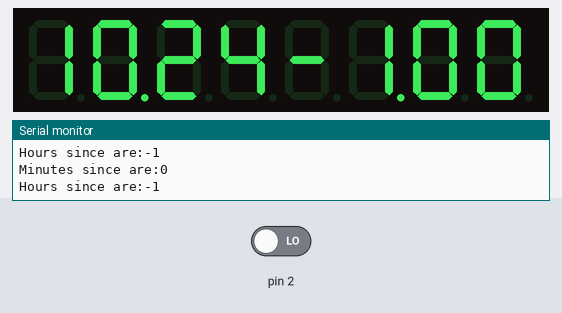
Simulated run of this sketch. Board: Arduino Uno, built with avr-gcc and run on an emulated ATmega328P. Parts: 8-digit seven-segment display, the last lines printed to the serial monitor. Inputs (shaded band) come from the test bench; at power-on: pin 2 LOW. The local clock reads 2024-03-15 10:24:30 at power-on unless the sketch sets it.

Above: at 0.1 s.
At 30.1 s:
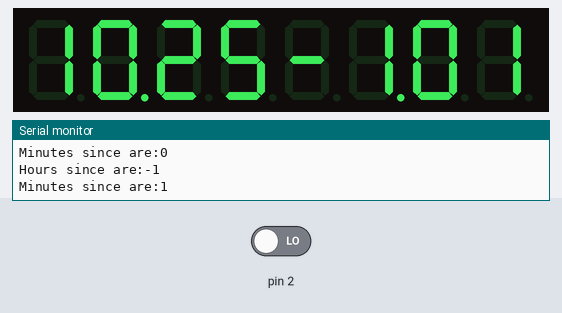
At 90.1 s:
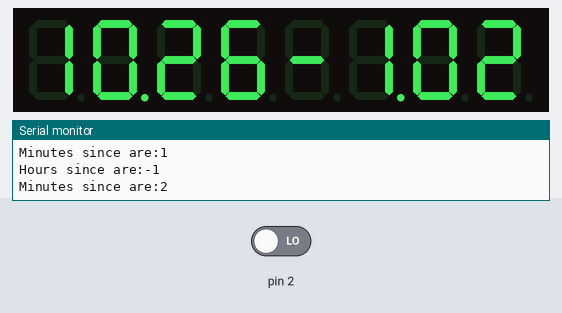

Measured:
- what the display in image 1 shows lasts 60.0 s, from 30.0 s to 90.0 s

The sketch:

_7Segment-Counter.ino
```cpp
/*
Cat feeder indicator sketch
Hardware:
MAX7219-controlled 8-digit 7-segment display
DS1307 RTC on HW I2C bus with VBAT connected to A0 pin of Arduino - to check battery status
SPI EEPROM (forgot model) TO_ADD (no code to work with it yet, using built-in EEPROM for prototyping)
One button with one pin connected to VCC and another to D2, with pulldown to ground
TODO: add more buttons and HW debounce circuit, remake button processing code
*/

#include <Timer.h> //For automatic update of clock
#include <LedControl.h> //For controlling MAX7219 that drives eight 7-segment displays
#include <Time.h>
#include <Wire.h>  //Library for low-level transfers with DS1307 RTC
#include <DS1307RTC.h>  // a basic DS1307 library that returns time as a time_t
#include <TimeAlarms.h>
#include <EEPROM.h>

boolean RTCError = false;
volatile boolean keypress = false;
char hoursNow[3];
char minutesNow[3];
char daysNow[3];
char hoursRecorded[3];
char minutesRecorded[3];
char daysRecorded[3];
char hoursSince[3];
char minutesSince[3];
char daysSince[3];

int EEPROMAddress = 0;

int batteryPin = A0; //for reading RTC battery voltage
int lLoadPin = 4; //MAX7219 LOAD pin
int lDinPin = 3; //MAX7219 CLK pin
int lClkPin = 5; //MAX7219 DIN pin

LedControl lc=LedControl(lDinPin,lClkPin,lLoadPin,1);
Timer t;

float returnBatteryVoltage() {
  int analogValue = analogRead(batteryPin);
  float voltage = analogValue * (5.0 / 1023.0);
  return analogValue;
}

void setup() {
  Serial.begin(9600);
  Serial.println("Starting");
  attachInterrupt(0,KeyPress,RISING);
  setupDisplay();
  setSyncProvider(RTC.get);   // the function to get the time from the RTC
  if(timeStatus()!= timeSet)
     RTCError = true;
  else {
     timeRecord();
     timeRefresh();
     t.every(5000, timeRefresh);
     }
   //TODO:
   //Check if time in RTC is reasonable (time from EEPROM is less than time in RTC)
   //Check battery voltage and signal about incorrect voltage somehow
   //OHSHIT... Check from months and years...
   //All that work on time with time-oblivious libraries and hardware is killing me...
}

void setupDisplay() {
  //Default routine suggested by LedControl library, is called once at startup
  lc.shutdown(0,false);
  /* Set the brightness to a medium values */
  lc.setIntensity(0,4);
  /* and clear the display */
  lc.clearDisplay(0);
}

void KeyPress() {
  //ISR that is called when a button is pressed
  keypress = true;
}

void timeIntToChArray(int timeInt, char (*result)[3]){
  //Converts integer
  //Positive integers less than 100 are assumed - that's correct
  String str = String(timeInt);
  //TODO: insert check for strings longer than 3 (inl. null terminator)
  if (str.length() == 1) //Padding string with zeroes
    str = "0" + str;
  str.toCharArray(*result, str.length()+1);
}

void timeRefresh(){
  //Is called every time t(Timer instance) is refreshed - to update clock
  timeIntToChArray(minute(), &minutesNow);
  timeIntToChArray(hour(), &hoursNow);
  timeIntToChArray(day(), &daysNow);
  calculateTimeDifference();
  timeDisplay();
}

void calculateTimeDifference(){
  //This function sets hoursSince and minutesSince globals
  int intHoursSince = 0;
  int intMinutesSince = 0;
  int intDaysSince = 0;
  //We need to calculate difference in time between A and B
  //Input:
  //days, hours and minutes of A (all in char arrays)
  //days, hours and minutes of B (all in char arrays)
  //Output:
  //difference in hours and difference in minutes (to be converted to char arrays and put into hoursSince and minutesSince)
  //hoursSince length is 3, so every value greater than 99 is replaced with 99
  int daysA = atoi(daysRecorded);
  int hoursA = atoi(hoursRecorded);
  int minutesA = atoi(minutesRecorded);
  int daysB = atoi(daysNow);
  int hoursB = atoi(hoursNow);
  int minutesB = atoi(minutesNow);
  //Here come some operations on time, seemingly careless but working in every occasion.
  intHoursSince = 24*(daysB-daysA); //could be addition but now intHoursSince is 0
  intHoursSince = intHoursSince + hoursB - hoursA;
  intMinutesSince = minutesB - minutesA;
  if (intMinutesSince < 0) //If minutes are negative, sich as when timeA is 16:59 and timeB is 17:01
     intMinutesSince += 60; intHoursSince--;
  if (intHoursSince > 99)
     intHoursSince = 99;
  timeIntToChArray(intHoursSince, &hoursSince);
  timeIntToChArray(intMinutesSince, &minutesSince);
  Serial.print("Hours since are:");
  Serial.println(intHoursSince);
  Serial.print("Minutes since are:");
  Serial.println(intMinutesSince);
}

void timeDisplay(){
  //Outputs time on connected MAX7219-based display
  lc.clearDisplay(0);
  lc.setChar(0,7,hoursNow[0],false);
  lc.setChar(0,6,hoursNow[1],true); //decimal point is necessary between hours and minutes
  lc.setChar(0,5,minutesNow[0],false);
  lc.setChar(0,4,minutesNow[1],false);
  lc.setChar(0,3,hoursSince[0],false);
  lc.setChar(0,2,hoursSince[1],true);
  lc.setChar(0,1,minutesSince[0],false);
  lc.setChar(0,0,minutesSince[1],false);
  }

void timeRecord(){
  //Updates record of time when button was last pressed, is called every time the button is pressed =)
  timeIntToChArray(minute(), &minutesRecorded);
  timeIntToChArray(hour(), &hoursRecorded);
  timeIntToChArray(day(), &daysRecorded);
  //char valueToStore[6];
  //write to eeprom EEPROMAddress
  timeRefresh();
}

void getTimeFromEEPROM(){
  char answer[6];
  int address = EEPROMAddress;
  //read from eeprom EEPROMAddress
  for (int i = 0; i <6; i++){ //Need to read 6 bytes
    address++;
    answer[i] = EEPROM.read(address);
  Serial.print("In EEPROM we've found: ");
  Serial.println(answer);
  }
}

/*void sendNumberToDisplay(long number) {
  //I'll be converting int to string and then sending digits as chars one by one
  //Seems to be the easiest way to do it
  lc.clearDisplay(0);
  String str = String(number);
  char charArray[str.length()+1];
  str.toCharArray(charArray, str.length()+1);
  int offset = 8-str.length();
  for (int i=0;i<str.length();i++) {
    lc.setChar(0,7-i-offset,charArray[i],false);
  }
}*/

void loop() {
  // put your main code here, to run repeatedly:
  //float batteryVoltage = returnBatteryVoltage();
  //Serial.println(batteryVoltage);
  if (RTCError)
  {
   true; //Put some kind of signal routine here
  }
  else
  {
  if (keypress) {
    detachInterrupt(0);
    //timeRefresh();
    timeRecord();
    delay(500);
    attachInterrupt(0,KeyPress,RISING);
    keypress = false;
  }
  t.update();}
}
```
